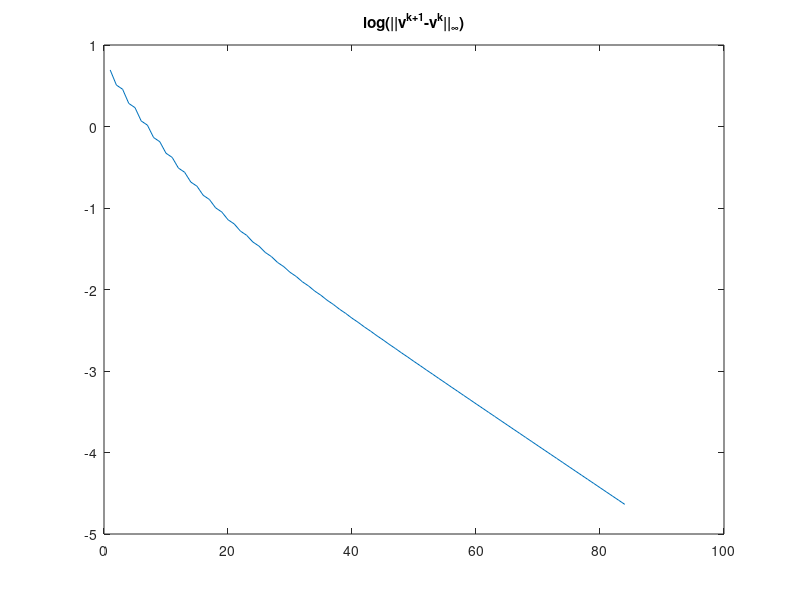
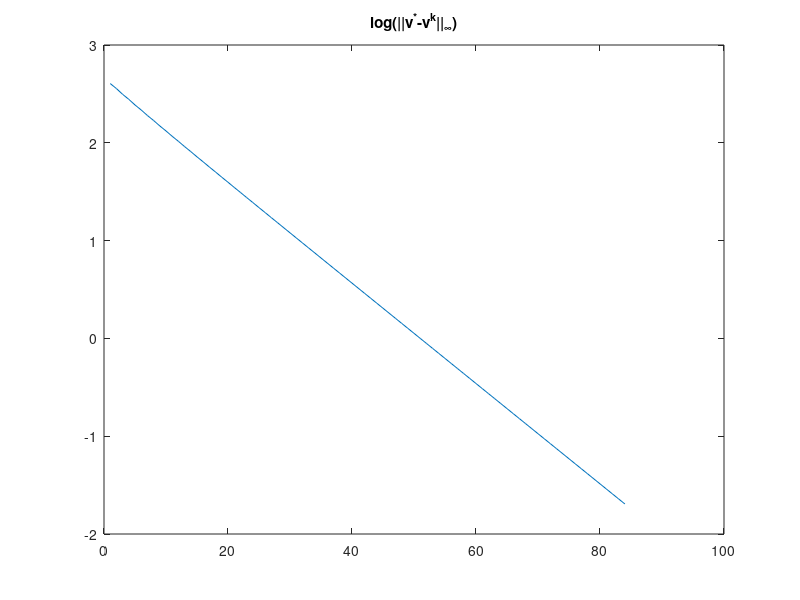
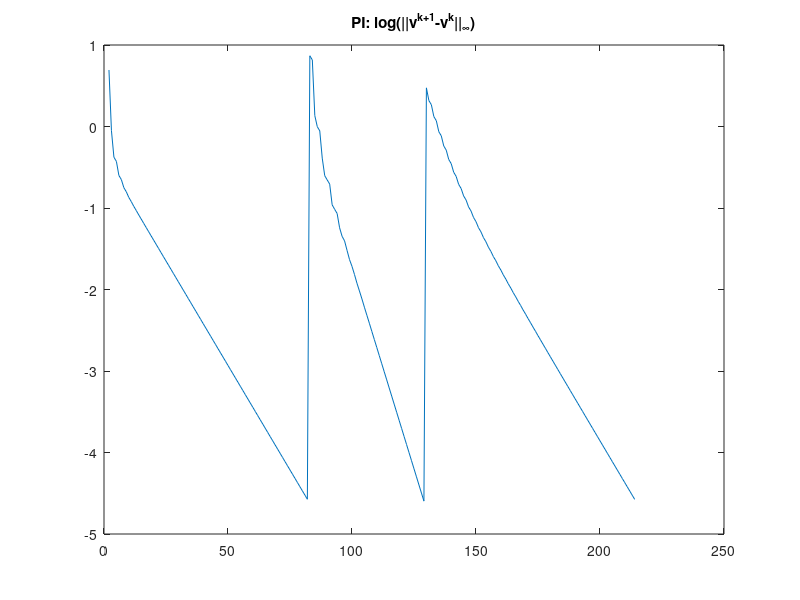
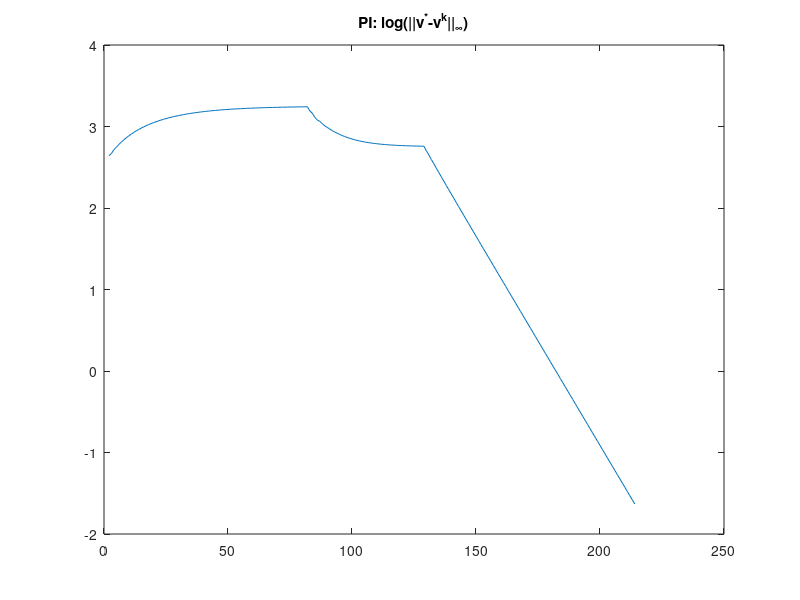

Write the MATLAB code that produced these figures, in order.
p = zeros(3,2,3);
% p(x0,a0,x1)
p(1,1,1)=0.45;
p(1,1,3)=0.55;
p(1,2,3)=1.0;
p(2,1,3)=1.0;
p(2,2,1)=0.5;
p(2,2,2)=0.4;
p(3,1,1)=0.6;
p(3,1,3)=0.4;
p(3,2,2)=0.9;
p(3,2,3)=0.1;

R = zeros(3,2);
R(1,1)=-0.4;
R(1,2)=0;
R(2,1)=2;
R(2,2)=0;
R(3,1)=-1;
R(3,2)=-0.5;

gamma=0.95;
epsilon = 0.01;

%% optim policy evaluation to get V_optim
d_optim = [2,1,2];
P = zeros(3,3);
for x=1:3
    for y=1:3
        P(x,y) = p(x,d_optim(x),y);
    end
end
r_pi = [R(1,d_optim(1)),R(2,d_optim(2)),R(3,d_optim(3))];
V_optim = (eye(3) - gamma*P)\r_pi';

%% Q2 value iteration
max_iter = 1000;
V = zeros(3, 1);
gamma = 0.95;
count = 0;
history_diff = zeros(max_iter,1);
history_error = zeros(max_iter,1);
while true
    count=count+1;
    V_next = zeros(3, 1);
    for x = 1:3
        value1 = R(x,1) + gamma * dot(reshape(p(x,1,:),[],1),V);
        value2 = R(x,2) + gamma * dot(reshape(p(x,2,:),[],1),V);
        V_next(x) = max(value1,value2);
    end
    history_diff(count) = max(abs(V_next-V));
    history_error(count) = max(abs(V_next-V_optim));
    if history_diff(count) < epsilon
        break;
    end
    V=V_next;
end
figure(1);
plot(1:count,log(history_diff(1:count)));
title('log(||v^{k+1}-v^k||_{\infty})');
print('-depsc','v_diff');
figure(2);
plot(1:count,log(history_error(1:count)));
title('log(||v^{*}-v^k||_{\infty})');
print('-depsc','v_error');

%% Q3
max_iter = 1000;
history_diff = zeros(max_iter,1); % total history difference during entire evaulation
history_error = zeros(max_iter,1);

V = zeros(3, 1);

d = [randi([1,2]),randi([1,2]),randi([1,2])];
old_d = d;
count = 1;
while true % for each policy d
    while true
        %fprintf('%d\n',count);
        V_next = zeros(3, 1);
        for x = 1:3
            a = d(x);
            V_next(x) = R(x,a) + gamma * dot(reshape(p(x,a,:),[],1),V);
        end
        difference = max(abs(V_next-V));
        if difference < epsilon
            break;
        end
        V=V_next;
        count=count+1;
        
        % record diff and error
        history_diff(count) = difference;
        history_error(count) = max(abs(V_next-V_optim));
    end
    
    for x=1:3
        Q = zeros(2,1);
        for i=1:2
            proba_destination = reshape(p(x,i,:),[],1);
            Q(i) = R(x,i) + gamma * (proba_destination'*V);
        end
        [~,ind] = max(Q);
        d(x) = ind;
    end
    
    if all(d == old_d)
        break;
    end
    old_d = d;
end

figure(3);
plot(1:count,log(history_diff(1:count)));
title('PI: log(||v^{k+1}-v^k||_{\infty})');
print('-depsc','v_diff_policy');
figure(4);
plot(1:count,log(history_error(1:count)));
title('PI: log(||v^{*}-v^k||_{\infty})');
print('-depsc','v_error_policy');





